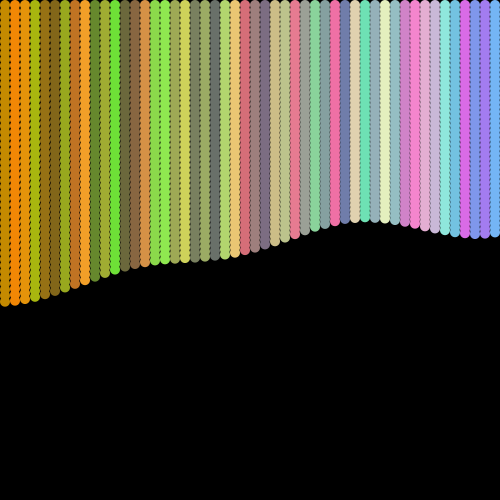
Frame 1 (no input)
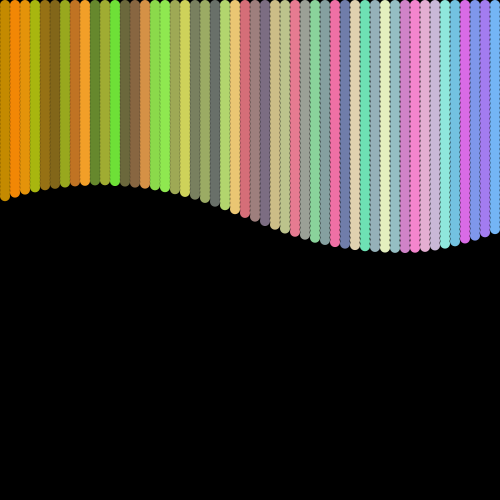
Frame 60 (the mouse pressed at the canvas centre just before this capture)
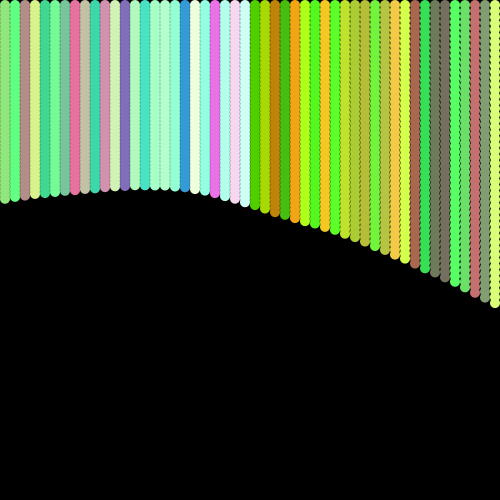
Frame 120 (the mouse held since frame 60 and released just before this capture)

The Processing sketch that drew these frames (run headless with seeded random() and noise(); from frame 60 on, the mouse is pressed at the canvas centre):

// Processing sketch: processing_54338
// ── processing_54338.pde

int[] kolory;


void setup() {
  size(500, 500);
  background(0);
  noStroke();
  smooth();
  fill(255);
  
  kolory = new color[50];
  for(int i = 0; i < kolory.length; i++)
    kolory[i] = color(random(150) + 100, random(150) + 100, i * 5);
}

void draw() {
  background(0);
  for(int i = 0; i < kolory.length; i++)
  for(int j = 0; j < kolory.length; j++) {
    fill(kolory[(j+mouseX/10)%kolory.length]);
    ellipse(5 + j * 10, 5 + i * 10 * (noise((frameCount+j)*0.01)), 10, 10);
  }
}

void mousePressed() {
  for(int i = 0; i < kolory.length; i++)
    kolory[i] = color(random(200) + 50, random(200) + 100, i * 5);
}
